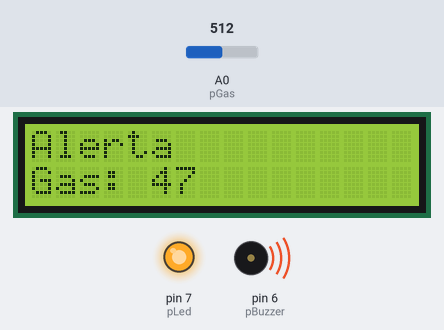
Bench run of a sketch on a simulated Arduino Uno, built with avr-gcc and run on an emulated ATmega328P. Shown: 16×2 character LCD, output pins drawn as LEDs (lit = HIGH), buzzer (waves = sounding, pin HIGH). The inputs (shaded band) are chosen by the test bench; at power-on: A0 (pGas) = 512.

Above: at 1.2 s.
1.3 s: A0 (pGas) set to 403
At 3.4 s:
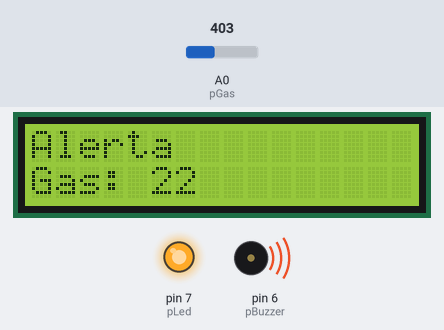
9.0 s: A0 (pGas) set to 378
At 9.5 s:
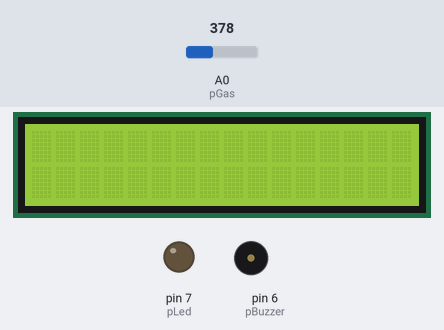
12.9 s: A0 (pGas) set to 511
At 15.6 s:
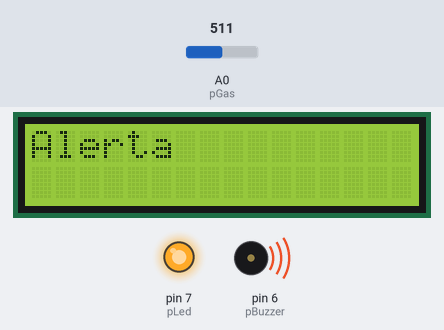
16.8 s: A0 (pGas) set to 306
At 20.4 s:
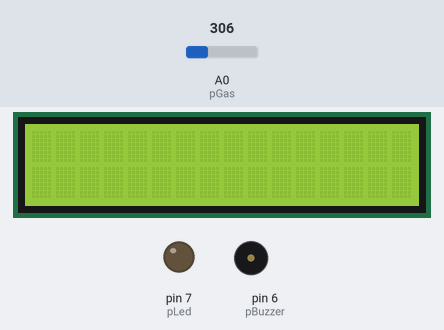
Timing chart, 0 to 21.9 s (numbered marks = the images above; inputs shaded):
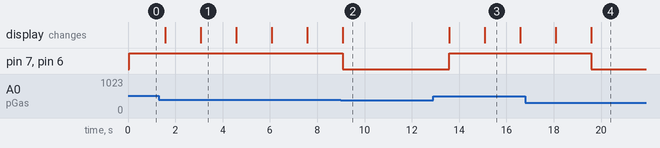

The sketch:

tcc-com-lcd.ino
```cpp
#include <LiquidCrystal.h>
#define pGas A0
#define pLed 7
#define pBuzzer 6

int seconds = 0;

LiquidCrystal lcd(12, 11, 5, 4, 3, 2);

void setup()
{
  pinMode(pLed, OUTPUT);
  pinMode(pBuzzer, OUTPUT);

  lcd.begin(16, 2); // Set up the number of columns and rows on the LCD.
}

void loop() {
  int sinalGas = analogRead(pGas);
  sinalGas = map(sinalGas,300,750,0,100);

  if (sinalGas > 20){
    digitalWrite(pLed, HIGH);
    digitalWrite(pBuzzer, HIGH);

    // Ligar tela lcd
    lcd.setCursor(0,0);
    lcd.print("Alerta");
    lcd.setCursor(0,1);
    lcd.print("Gas: ");
    lcd.print(sinalGas);
    limpa_tela();

  } else {
    digitalWrite(pLed, LOW);
    digitalWrite(pBuzzer, LOW);
    lcd.setCursor(0,0);
    lcd.print("              ");
  }
  delay(1500);
}

void limpa_tela(){
  delay(1500);
  lcd.setCursor(0,1);
  lcd.print("                ");
  lcd.setCursor(0,1);
}
```

Measured:
- the behaviour switches between 395 and 394 on A0 (pGas) (found by bisection; images 1 and 2)
- after the input at 1.3 s, the display: first differs from a run without the input after 1.8 s (image 1)
- after the input at 9.0 s, pin 7 (pLed), pin 6 (pBuzzer): HIGH → LOW after 0.08 s; the display: changes after 0.08 s (image 2)
- after the input at 12.9 s, pin 7 (pLed), pin 6 (pBuzzer): LOW → HIGH after 0.68 s; the display: first changes after 0.69 s (image 3 shows a later state)
- after the input at 16.8 s, pin 7 (pLed), pin 6 (pBuzzer): HIGH → LOW after 2.8 s; the display: first differs from a run without the input after 2.8 s (image 4)
- what the display in image 1 shows lasts 1.5 s, from 3.1 s to 4.6 s
